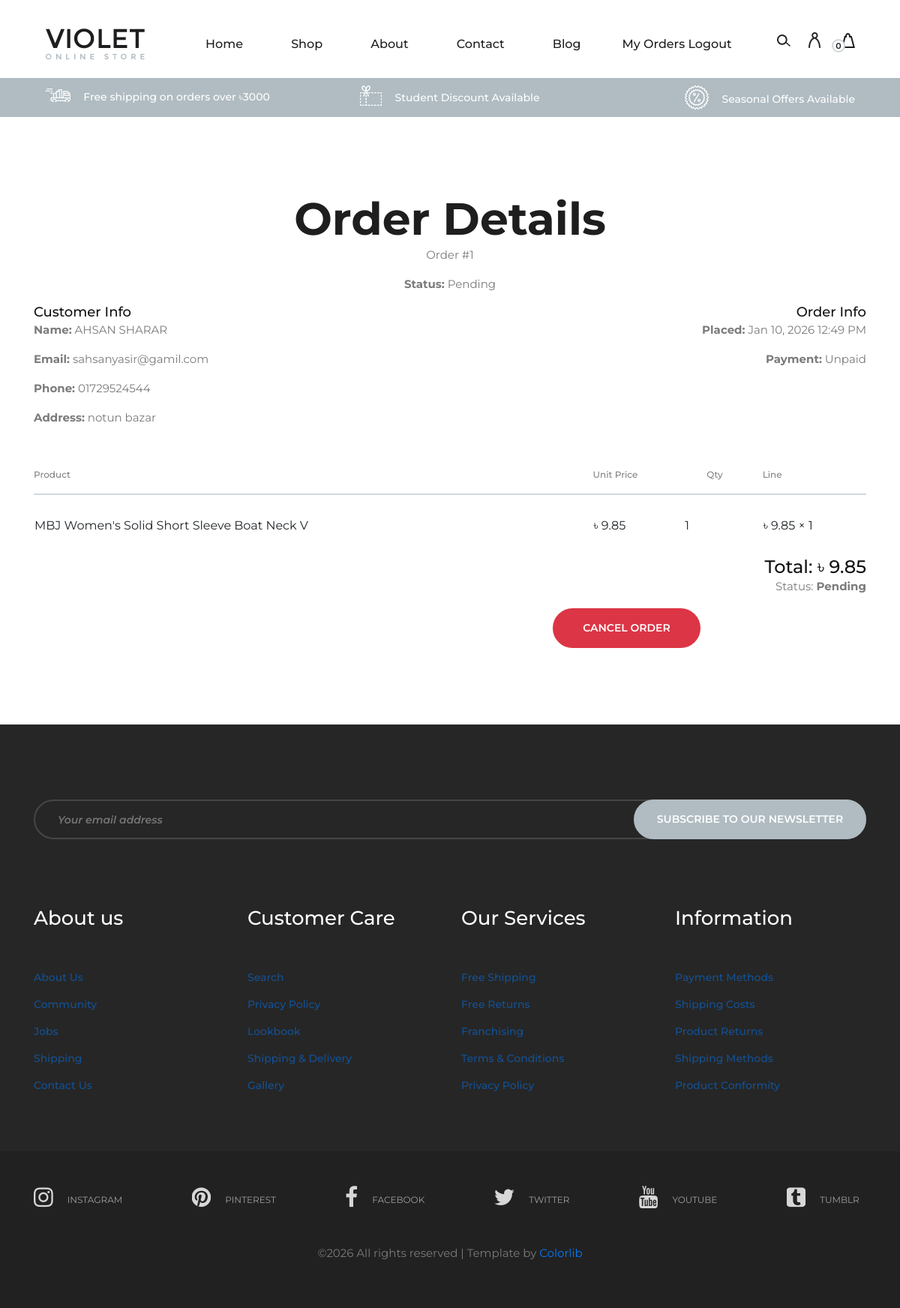
/orders/1/ (signed in), run on the app's committed database.
### product/models.py (models this page shows, shortened)
class Cart(models.Model):
    user = models.ForeignKey(
        settings.AUTH_USER_MODEL,
        related_name="carts",
        on_delete=models.CASCADE,
        null=True,
        blank=True
    )
    created_at = models.DateTimeField(auto_now_add=True)
    class Meta:
        ordering = ["-id"]

class Order(models.Model):
    STATUS_CHOICES = (
        ("pending", "Pending"),
        ("processing", "Processing"),
        ("shipped", "Shipped"),
        ("completed", "Completed"),
        ("cancelled", "Cancelled"),
    )
    user = models.ForeignKey(
        settings.AUTH_USER_MODEL,
        on_delete=models.CASCADE
    )
    first_name = models.CharField(max_length=100)
    last_name = models.CharField(max_length=100)
    email = models.EmailField()
    phone = models.CharField(max_length=20)
    address = models.TextField()
    total_amount = models.DecimalField(max_digits=10, decimal_places=2)
    payment_method = models.CharField(
        max_length=20,
        choices=[("cod", "Cash on Delivery"), ("card", "Card"), ("bkash", "Bkash")],
        default="cod"
    )
    status = models.CharField(
        max_length=20,
        choices=STATUS_CHOICES,
        default="pending",
        db_index=True
    )
    is_paid = models.BooleanField(default=False)
    created_at = models.DateTimeField(auto_now_add=True)
    class Meta:
        ordering = ["-created_at"]
        indexes = [
            models.Index(fields=["status"]),
            models.Index(fields=["created_at"]),
        ]

class OrderItem(models.Model):
    order = models.ForeignKey(
        Order,
        related_name="items",
        on_delete=models.CASCADE
    )
    product = models.ForeignKey(
        Product,
        on_delete=models.CASCADE
    )
    price = models.DecimalField(max_digits=10, decimal_places=2)
    quantity = models.PositiveIntegerField(default=1)
    class Meta:
        ordering = ["-id"]
        unique_together = ("order", "product")

class Product(models.Model):
    category = models.ForeignKey(
        Category,
        related_name="products",
        on_delete=models.CASCADE
    )
    title = models.CharField(max_length=150, unique=True)
    slug = models.SlugField(unique=True)
    featured = models.BooleanField(default=False)
    price = models.DecimalField(max_digits=10, decimal_places=2)
    count = models.PositiveIntegerField(default=0)
    description = models.TextField(null=True, blank=True, default="N/A")
    thumbnail = models.URLField()
    created_date = models.DateTimeField(auto_now_add=True)
    updated_date = models.DateTimeField(auto_now=True)
    class Meta:
        ordering = ["-id"]
        indexes = [
            models.Index(fields=["slug"]),
            models.Index(fields=["featured"]),
            models.Index(fields=["count"]),
        ]

### product/views.py (the view)
# urls.py: path("orders/<int:pk>/", OrderDetailView.as_view(), name="order_detail"),
class OrderDetailView(LoginRequiredMixin, DetailView):
    model = Order
    template_name = "order/order_detail.html"
    context_object_name = "order"
    login_url = "login"
    def get_queryset(self):
        return Order.objects.filter(user=self.request.user)

### product/context_processors.py (called while the page is built)
def cart_context(request):
    if request.user.is_authenticated:
        cart = Cart.objects.filter(user=request.user).first()
        return {"cart": cart}
    return {"cart": None}

### product/templates/order/order_detail.html (shortened to what this page needs)
{% extends "base.html" %}
{% block content %}
<section class="checkout-section spad">
    <div class="container">
        <div class="section-title text-center">
            <h2>Order Details</h2>
            <p>Order #{{ order.id }}</p>
            <p>
                <strong>Status:</strong> {{ order.get_status_display }}
            </p>
        </div>
        <div class="row mb-4">
            <div class="col-lg-6">
                <h5>Customer Info</h5>
                <p><strong>Name:</strong> {{ order.first_name }} {{ order.last_name }}</p>
                <p><strong>Email:</strong> {{ order.email }}</p>
                <p><strong>Phone:</strong> {{ order.phone }}</p>
                <p><strong>Address:</strong> {{ order.address }}</p>
            </div>
            <div class="col-lg-6 text-lg-right">
                <h5>Order Info</h5>
                <p><strong>Placed:</strong> {{ order.created_at|date:"M d, Y h:i A" }}</p>
                <p><strong>Payment:</strong> {% if order.is_paid %} Paid {% else %} Unpaid {% endif %}</p>
            </div>
        </div>
        <div class="cart-table">
            <table>
                <thead>
                    <tr>
                        <th>Product</th>
                        <th>Unit Price</th>
                        <th class="quan">Qty</th>
                        <th>Line</th>
                    </tr>
                </thead>
                <tbody>
                    {% for item in order.items.all %}
                    <tr>
                        <td>{{ item.product.title }}</td>
                        <td>৳ {{ item.price|floatformat:2 }}</td>
                        <td>{{ item.quantity }}</td>
                        <td>
                            ৳ {{ item.price|floatformat:2 }} × {{ item.quantity }}
                        </td>
                    </tr>
                    {% empty %}
                    <tr>
                        <td colspan="4" class="text-center">
                            No items found in this order.
                        </td>
                    </tr>
                    {% endfor %}
                </tbody>
            </table>
        </div>
        <div class="text-right mt-4">
            <h4>Total: ৳ {{ order.total_amount|floatformat:2 }}</h4>
            <p>Status: <strong>{{ order.get_status_display }}</strong></p>
            {% if order.status == "pending" %}
                <a href="{% url 'product:cancel_order' order.id %}"
                    class="primary-btn btn-danger">
                     Cancel Order
                </a>
            {% endif %}
            <a href="{% url 'product:orders' %}" class="primary-btn">
            </a>
        </div>
    </div>
</section>
{% endblock content %}

### product/templates/base.html (shortened to what this page needs)
<!DOCTYPE html>
{% load static %}
<html lang="en">
<head>
    <link rel="stylesheet" href="{% static 'css/bootstrap.min.css' %}" type="text/css">
    <link rel="stylesheet" href="{% static 'css/font-awesome.min.css' %}" type="text/css">
    <link rel="stylesheet" href="{% static 'css/nice-select.css' %}" type="text/css">
    <link rel="stylesheet" href="{% static 'css/owl.carousel.min.css' %}" type="text/css">
    <link rel="stylesheet" href="{% static 'css/magnific-popup.css' %}" type="text/css">
    <link rel="stylesheet" href="{% static 'css/slicknav.min.css' %}" type="text/css">
    <link rel="stylesheet" href="{% static 'css/style.css' %}" type="text/css">
</head>
<body>
    {% include 'header.html' %}
    <main>
        {% block content %}
        {% endblock content %}
    </main>
    {% include 'footer.html' %}
</body>
</html>

### product/templates/header.html (shortened to what this page needs)
{% load static %}
<header class="header-section">
    <div class="container-fluid">
        <div class="inner-header">
            <div class="logo">
                <a href="{% url 'product:home' %}">
                    <img src="{% static 'img/logo.png' %}" alt="Sharar Store">
                </a>
            </div>
            <div class="header-right">
                <img src="{% static 'img/icons/search.png' %}" alt="Search" class="search-trigger">
                {% if user.is_authenticated %}
                    <img src="{% static 'img/icons/man.png' %}" alt="User">
                {% endif %}
                <a href="{% url 'product:cart' %}">
                    <img src="{% static 'img/icons/bag.png' %}" alt="Cart">
                    <span>
                        {% if cart %}
                            {{ cart.items.count }}
                        {% else %}
                            0
                        {% endif %}
                    </span>
                </a>
            </div>
            <div class="user-access">
                {% if user.is_authenticated %}
                    <a href="{% url 'product:orders' %}">My Orders</a>
                    <a href="{% url 'logout' %}">Logout</a>
                {% else %}
                    <a href="{% url 'registration' %}">Register</a>
                    <a href="{% url 'login' %}" class="in">Sign in</a>
                {% endif %}
            </div>
            <nav class="main-menu mobile-menu">
                <ul>
                    <li class="{% if request.path == '/' %}active{% endif %}">
                        <a href="{% url 'product:home' %}">Home</a>
                    </li>
                    <li>
                        <a href="#">Shop</a>
                    </li>
                    <li><a href="{% url 'about' %}">About</a></li>
                    <li><a href="{% url 'contact' %}">Contact</a></li>
                    <li><a href="#">Blog</a></li>
                </ul>
            </nav>
        </div>
    </div>
</header>
<div class="header-info">
    <div class="container-fluid">
        <div class="row">
            <div class="col-md-4">
                <div class="header-item">
                    <img src="{% static 'img/icons/delivery.png' %}" alt="">
                    <p>Free shipping on orders over ৳3000</p>
                </div>
            </div>
            <div class="col-md-4 text-left text-lg-center">
                <div class="header-item">
                    <img src="{% static 'img/icons/voucher.png' %}" alt="">
                    <p>Student Discount Available</p>
                </div>
            </div>
            <div class="col-md-4 text-left text-xl-right">
                <div class="header-item">
                    <img src="{% static 'img/icons/sales.png' %}" alt="">
                    <p>Seasonal Offers Available</p>
                </div>
            </div>
        </div>
    </div>
</div>

### product/templates/footer.html
{% load static %}
<footer class="footer-section spad">
    <div class="container">
        <div class="newslatter-form">
            <div class="row">
                <div class="col-lg-12">
                    <form action="#" method="post">
                        <input type="email" placeholder="Your email address" required>
                        <button type="submit">Subscribe to our newsletter</button>
                    </form>
                </div>
            </div>
        </div>
        <div class="footer-widget">
            <div class="row">
                <div class="col-lg-3 col-sm-6">
                    <div class="single-footer-widget">
                        <h4>About us</h4>
                        <ul>
                            <li><a href="#">About Us</a></li>
                            <li><a href="#">Community</a></li>
                            <li><a href="#">Jobs</a></li>
                            <li><a href="#">Shipping</a></li>
                            <li><a href="#">Contact Us</a></li>
                        </ul>
                    </div>
                </div>
                <div class="col-lg-3 col-sm-6">
                    <div class="single-footer-widget">
                        <h4>Customer Care</h4>
                        <ul>
                            <li><a href="#">Search</a></li>
                            <li><a href="#">Privacy Policy</a></li>
                            <li><a href="#">Lookbook</a></li>
                            <li><a href="#">Shipping & Delivery</a></li>
                            <li><a href="#">Gallery</a></li>
                        </ul>
                    </div>
                </div>
                <div class="col-lg-3 col-sm-6">
                    <div class="single-footer-widget">
                        <h4>Our Services</h4>
                        <ul>
                            <li><a href="#">Free Shipping</a></li>
                            <li><a href="#">Free Returns</a></li>
                            <li><a href="#">Franchising</a></li>
                            <li><a href="#">Terms & Conditions</a></li>
                            <li><a href="#">Privacy Policy</a></li>
                        </ul>
                    </div>
                </div>
                <div class="col-lg-3 col-sm-6">
                    <div class="single-footer-widget">
                        <h4>Information</h4>
                        <ul>
                            <li><a href="#">Payment Methods</a></li>
                            <li><a href="#">Shipping Costs</a></li>
                            <li><a href="#">Product Returns</a></li>
                            <li><a href="#">Shipping Methods</a></li>
                            <li><a href="#">Product Conformity</a></li>
                        </ul>
                    </div>
                </div>
            </div>
        </div>
    </div>
    <div class="social-links-warp">
        <div class="container">
            <div class="social-links">
                <a href="#" class="instagram"><i class="fa fa-instagram"></i><span>Instagram</span></a>
                <a href="#" class="pinterest"><i class="fa fa-pinterest"></i><span>Pinterest</span></a>
                <a href="#" class="facebook"><i class="fa fa-facebook"></i><span>Facebook</span></a>
                <a href="#" class="twitter"><i class="fa fa-twitter"></i><span>Twitter</span></a>
                <a href="#" class="youtube"><i class="fa fa-youtube"></i><span>YouTube</span></a>
                <a href="#" class="tumblr"><i class="fa fa-tumblr-square"></i><span>Tumblr</span></a>
            </div>
        </div>
        <div class="container text-center pt-5">
            <p>
                &copy;<script>document.write(new Date().getFullYear());</script>
                All rights reserved | Template by
                <a href="https://colorlib.com" target="_blank">Colorlib</a>
            </p>
        </div>
    </div>
</footer>

### product/templates/scripts.html (shortened to what this page needs)
{% load static %}

### data on the page
Cart: items.count "0"
Order: id "1", status "Pending", first_name "AHSAN", last_name "SHARAR", email "sahsanyasir@gamil.com", phone "01729524544", address "notun bazar", created_at "Jan 10, 2026 12:49 PM", total_amount "9.85"
OrderItem: product "MBJ Women's Solid Short Sleeve Boat Neck V", price "9.85", quantity "1"
